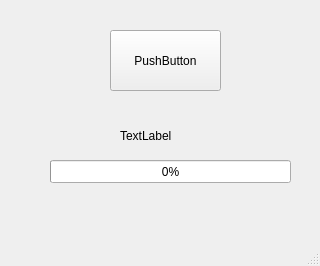
<?xml version="1.0" encoding="UTF-8"?>
<ui version="4.0">
 <class>MainWindow</class>
 <widget class="QMainWindow" name="MainWindow">
  <property name="geometry">
   <rect>
    <x>0</x>
    <y>0</y>
    <width>320</width>
    <height>266</height>
   </rect>
  </property>
  <property name="windowTitle">
   <string>MainWindow</string>
  </property>
  <widget class="QWidget" name="centralwidget">
   <widget class="QPushButton" name="pushButton">
    <property name="geometry">
     <rect>
      <x>110</x>
      <y>30</y>
      <width>111</width>
      <height>61</height>
     </rect>
    </property>
    <property name="text">
     <string>PushButton</string>
    </property>
   </widget>
   <widget class="QLabel" name="label">
    <property name="geometry">
     <rect>
      <x>120</x>
      <y>130</y>
      <width>54</width>
      <height>12</height>
     </rect>
    </property>
    <property name="text">
     <string>TextLabel</string>
    </property>
   </widget>
   <widget class="QProgressBar" name="progressBar">
    <property name="geometry">
     <rect>
      <x>50</x>
      <y>160</y>
      <width>241</width>
      <height>23</height>
     </rect>
    </property>
    <property name="value">
     <number>0</number>
    </property>
   </widget>
  </widget>
  <widget class="QMenuBar" name="menubar">
   <property name="geometry">
    <rect>
     <x>0</x>
     <y>0</y>
     <width>320</width>
     <height>23</height>
    </rect>
   </property>
  </widget>
  <widget class="QStatusBar" name="statusbar"/>
 </widget>
 <resources/>
 <connections/>
</ui>
